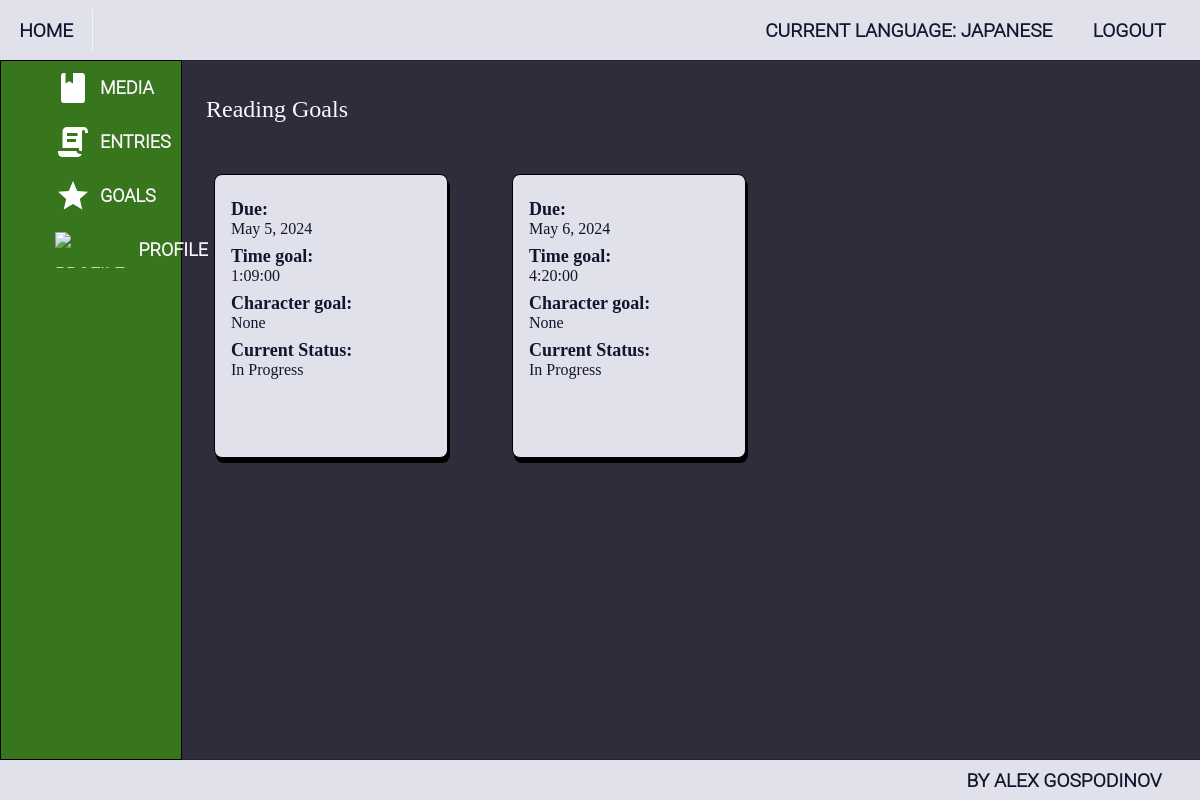
/goals/ (signed in), run on an earlier commit of the app's database.
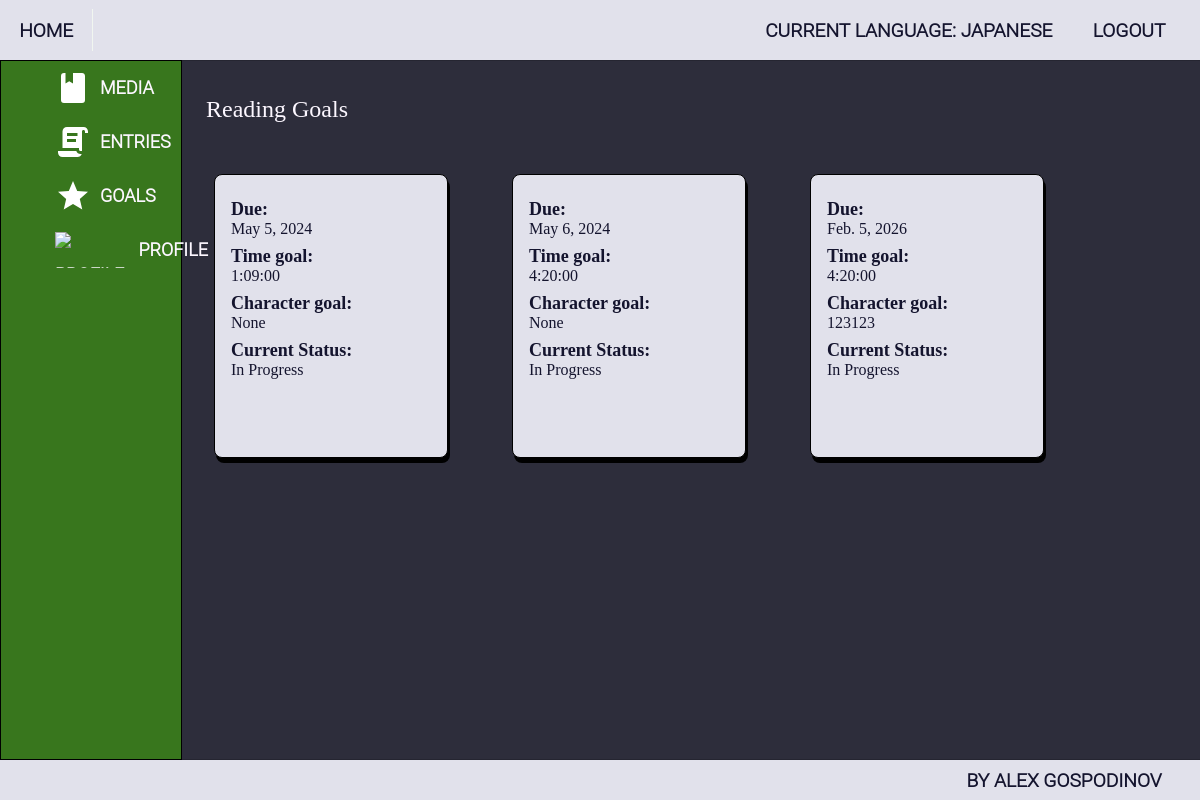
And on a later commit of the database.
### ImmersionTracker/goals/models.py (models this page shows, shortened)
class BaseGoal(models.Model):
    NOTES_MAX_LENGTH = 300
    GOAL_NAME_MAX_LENGTH = 20
    due_date = models.DateField(
        blank=True,
        null=True,
    )
    language = models.ForeignKey(
        'languages.Language',
        on_delete=models.CASCADE,
        related_name='%(class)s',
        blank=False,
        null=False,
    )
    user_profile = models.ForeignKey(
        'accounts.Profile',
        on_delete=models.CASCADE,
        blank=False,
        null=False,
    )
    notes = models.TextField(
        max_length=NOTES_MAX_LENGTH,
        blank=True,
        null=True,
    )
    created_on = models.DateField(
        auto_now_add=True,
    )
    edited_on = models.DateField(
        auto_now=True,
    )
    class Meta:
        abstract = True

class ReadingGoal(BaseGoal):
    time_goal = models.DurationField(
        blank=False,
        null=False,
    )
    char_goal = models.IntegerField(
        blank=True,
        null=True,
    )
    @property
    def current_status(self):
        if date.today() < self.due_date:
            return "In Progress"
        return self.is_complete

### ImmersionTracker/goals/views.py (the view)
# urls.py: path('', AllGoalsView.as_view(), name='all_goals'),
class AllGoalsView(LoginRequiredMixin, GetFilteredQuerysetForContextMixin, views.TemplateView):
    template_name = 'goals/all_goals.html'
    models = (ReadingGoal, ListeningGoal, SRSGoal)

### ImmersionTracker/core/mixins.py (called while the page is built)
    def dispatch(self, request, *args, **kwargs):
        if not get_current_language(request):
            return redirect('no_current_language')
        return super().dispatch(request, *args, **kwargs)

    def get_filtered_context(self, model, profile, lang):
        data = model.objects.filter(user_profile=profile,
                                    language=lang)
        return data

    def get_context_data(self, **kwargs):
        context = super().get_context_data(**kwargs)
        profile = get_current_profile(self.request)
        lang = get_current_language(self.request)
        for model in self.models:
            context[model._meta.model_name] = self.get_filtered_context(model, profile, lang)
        return context

### ImmersionTracker/utils.py (called while the page is built)
def get_current_profile(request):
    return Profile.objects.get(user_id=request.user.id)

def get_current_language(request):
    return get_current_profile(request).current_language

### templates/goals/all_goals.html
{% extends 'base.html' %}
{% block main_content %}
    <div class="goals-wrapper">
    <div class="category-label"> Reading Goals </div>
    <div class='goal-cards'>
        {% for goal in readinggoal %}
            <div class="goal-card">
                <div class="card-attr">
                    <div class="card-attr-label"> Due: </div>
                    <div>{{ goal.due_date }}</div>
                </div>
                <div class="card-attr">
                    <div class="card-attr-label"> Time goal: </div>
                    <div>{{ goal.time_goal }}</div>
                </div>
                <div class="card-attr">
                    <div class="card-attr-label"> Character goal: </div>
                    <div>{{ goal.char_goal }}</div>
                </div>
                <div class="card-attr">
                    <div class="card-attr-label"> Current Status: </div>
                    <div>{{ goal.current_status }}</div>
                </div>
            </div>
        {% endfor %}
    </div>
    </div>
{% endblock %}

What changed in the data, as far as the page shows it:
added ReadingGoal: due_date "Feb. 5, 2026", time_goal "4:20:00", char_goal "123123", current_status "In Progress"
